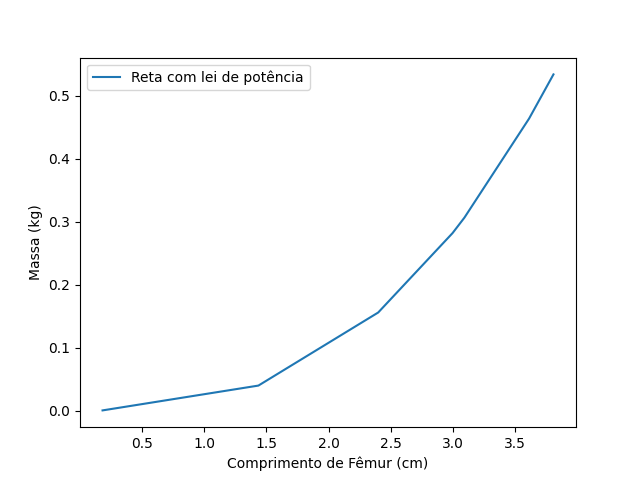

The Python source for this figure:
'''
Maria Inês Gonçalves
124754
'''

import numpy as np
import matplotlib.pyplot as plt

'''
R:
Através dos gráficos anteriores, é possível conlcuir que se pode aplicar uma
relação como uma lei de potência aos dados, ou seja, y = c*x^n
'''

C = np.array([1.2, 4.2, 11, 20, 22, 37, 45]) #eixo x  --> comprimento do fémur (cm)
M = np.array([0.03, 0.54, 9.1, 38, 57, 230, 480]) #eixo y --> massa (kg)

x = np.log(C)
y = np.log(M)

npontos = len(C)

xy = x*y
xx = x**2
yy = y**2

sx = x.sum()
sy = y.sum()
sxy = xy.sum()
sxx = xx.sum()
syy = yy.sum()

n = npontos
m = (n*sxy - sx*sy)/(n*sxx - sx**2)
b = (sxx*sy - sx*sxy)/(n*sxx - sx**2)
r2 = (n*sxy - sx*sy)**2/((n*sxx - sx**2)*(n*syy - sy**2))

errom= np.abs(m)*np.sqrt(((1/r2)-1)/(n-2)) #erro associado ao declive
errob = errom*np.sqrt(sxx/n) #erro associado à ordenada na origem

c = np.exp(b)
n = m

plt.plot(x, c*x**n, label = "Reta com lei de potência")
plt.xlabel("Comprimento de Fêmur (cm)")
plt.ylabel("Massa (kg)")
plt.legend()
plt.show()
